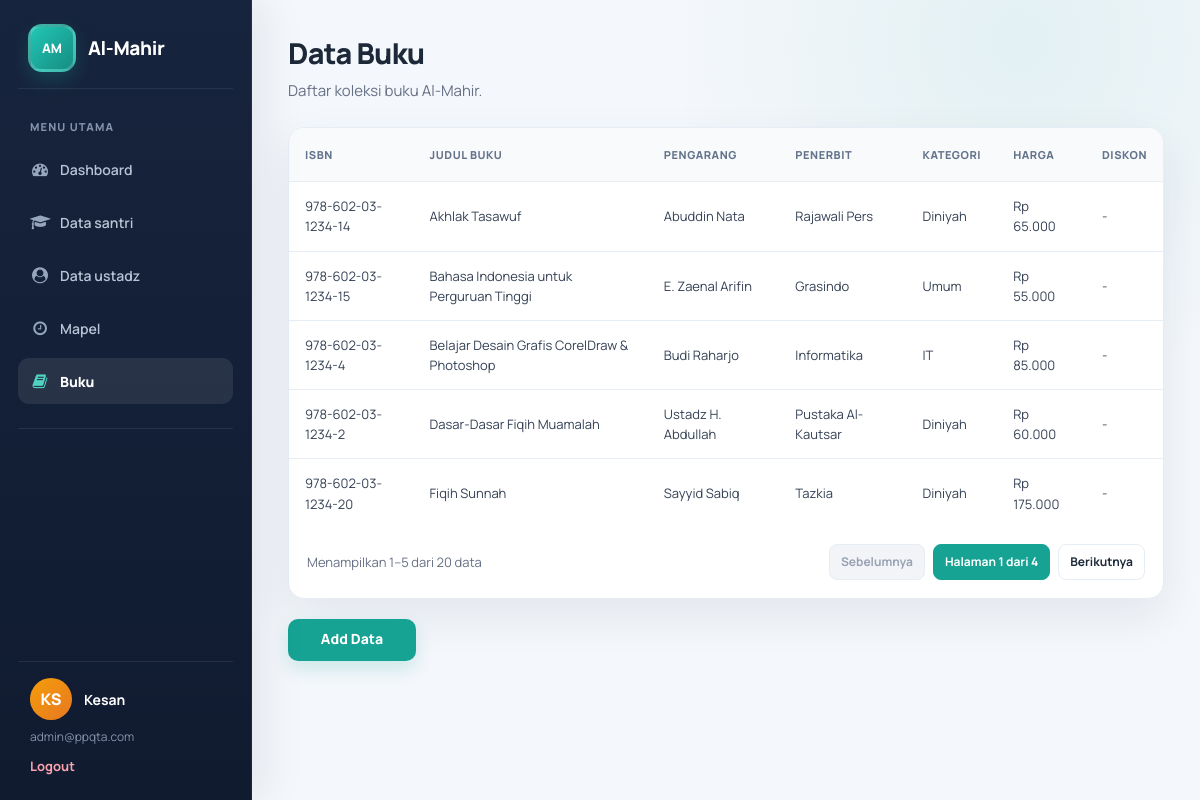
The app's page /data_buku.php with its own data.
### tables this page shows
CREATE TABLE `tb_buku` (
  `isbn` varchar(20) NOT NULL,
  `judul_buku` varchar(100) NOT NULL,
  `pengarang` varchar(255) NOT NULL,
  `penerbit` varchar(100) NOT NULL,
  `kategori` varchar(80) NOT NULL,
  `harga` int(11) NOT NULL,
  `diskon` int(50) DEFAULT NULL
);

### data_buku.php (the view, shortened to what this page needs)
<?php
$rowsPerPage = 5;
$pageInput = $_GET['page'] ?? 1;
$requestedPage = is_scalar($pageInput) ? filter_var((string) $pageInput, FILTER_VALIDATE_INT) : false;
$currentPage = $requestedPage !== false && $requestedPage > 0 ? $requestedPage : 1;
$databaseError = false;
$bukuResult = false;
$totalRows = 0;
$totalPages = 1;
try {
  require_once __DIR__ . '/koneksi.php';
  $countResult = $conn->query('SELECT COUNT(*) AS total FROM tb_buku');
  $totalRows = (int) $countResult->fetch_assoc()['total'];
  $totalPages = max(1, (int) ceil($totalRows / $rowsPerPage));
  $currentPage = min($currentPage, $totalPages);
  $offset = ($currentPage - 1) * $rowsPerPage;
  $statement = $conn->prepare('SELECT isbn, judul_buku, pengarang, penerbit, kategori, harga, diskon FROM tb_buku ORDER BY judul_buku ASC LIMIT ? OFFSET ?');
  $statement->bind_param('ii', $rowsPerPage, $offset);
  $statement->execute();
  $bukuResult = $statement->get_result();
} catch (mysqli_sql_exception $e) { error_log('Gagal mengambil data buku: ' . $e->getMessage()); $databaseError = true; }
?>
<!DOCTYPE html>
<html lang="id"><head><link rel="stylesheet" href="https://cdnjs.cloudflare.com/ajax/libs/font-awesome/4.7.0/css/font-awesome.min.css"><link rel="stylesheet" href="style.css"></head>
<body><div class="content">
<aside>
  <div class="bungkus-logo"><div class="logo-brand">AM</div><div class="logo-text">Al-Mahir</div></div>
  <div class="sidebar-nav"><span>MENU UTAMA</span>
    <div><i class="fa fa-tachometer"></i><a href="index.php">Dashboard</a></div>
    <div><i class="fa fa-graduation-cap"></i><a href="data_santri.php">Data santri</a></div>
    <div><i class="fa fa-user-circle"></i><a href="data_ustad.php">Data ustadz</a></div>
    <div><i class="fa fa-clock-o"></i><a href="data_mapel.php">Mapel</a></div>
    <div><i class="fa fa-book"></i><a href="data_buku.php" class="menu-item active">Buku</a></div>
  </div><hr>
  <div class="sidebar-footer">
    <div class="profile"><div class="user-avatar">KS</div><div class="user-info"><h5>Kesan</h5></div></div>
    <p>admin@ppqta.com</p>
    <a href="#" class="logout-btn">Logout</a>
  </div>
</aside>
<main class="main-content"><h1>Data Buku</h1><p>Daftar koleksi buku Al-Mahir.</p>
<section class="section">
<?php if ($databaseError): ?><p class="database-error" role="alert">Data buku gagal dimuat. Periksa koneksi dan tabel tb_buku.</p>
<?php else: ?>
<table class="tabel"><thead class="sub"><tr><th>ISBN</th><th>Judul Buku</th><th>Pengarang</th><th>Penerbit</th><th>Kategori</th><th>Harga</th><th>Diskon</th></tr></thead><tbody>
<?php if (!$bukuResult->num_rows): ?><tr><td colspan="7">Belum ada data buku.</td></tr>
<?php else: while ($buku = $bukuResult->fetch_assoc()): ?>
<tr>
<td><?= htmlspecialchars((string) $buku['isbn'], ENT_QUOTES, 'UTF-8') ?></td>
<td><?= htmlspecialchars($buku['judul_buku'], ENT_QUOTES, 'UTF-8') ?></td>
<td><?= htmlspecialchars($buku['pengarang'], ENT_QUOTES, 'UTF-8') ?></td>
<td><?= htmlspecialchars($buku['penerbit'], ENT_QUOTES, 'UTF-8') ?></td>
<td><?= htmlspecialchars($buku['kategori'], ENT_QUOTES, 'UTF-8') ?></td>
<td>Rp <?= number_format((int) $buku['harga'], 0, ',', '.') ?></td>
<td><?= $buku['diskon'] === null ? '-' : (int) $buku['diskon'] . '%' ?></td>
</tr>
<?php endwhile; endif; ?>
</tbody></table>
<?php if ($totalRows > 0): ?><nav class="pagination" aria-label="Navigasi halaman data buku">
<span class="pagination-summary">Menampilkan <?= $offset + 1 ?>–<?= min($offset + $rowsPerPage, $totalRows) ?> dari <?= $totalRows ?> data</span>
<div class="pagination-controls">
<?php if ($currentPage > 1): ?><a href="?page=<?= $currentPage - 1 ?>">Sebelumnya</a><?php else: ?><span class="disabled">Sebelumnya</span><?php endif; ?>
<span class="pagination-current">Halaman <?= $currentPage ?> dari <?= $totalPages ?></span>
<?php if ($currentPage < $totalPages): ?><a href="?page=<?= $currentPage + 1 ?>">Berikutnya</a><?php else: ?><span class="disabled">Berikutnya</span><?php endif; ?>
</div></nav><?php endif; ?>
<?php endif; ?></section><a href="input_buku.php" class="btn-add">Add Data</a>
</main></div></body></html>

### records on screen
tb_buku: isbn "978-602-03-1234-14", judul_buku "Akhlak Tasawuf", pengarang "Abuddin Nata", penerbit "Rajawali Pers", kategori "Diniyah", harga "65.000"
tb_buku: isbn "978-602-03-1234-15", judul_buku "Bahasa Indonesia untuk Perguruan Tinggi", pengarang "E. Zaenal Arifin", penerbit "Grasindo", kategori "Umum", harga "55.000"
tb_buku: isbn "978-602-03-1234-4", judul_buku "Belajar Desain Grafis CorelDraw & Photoshop", pengarang "Budi Raharjo", penerbit "Informatika", kategori "IT", harga "85.000"
tb_buku: isbn "978-602-03-1234-2", judul_buku "Dasar-Dasar Fiqih Muamalah", pengarang "Ustadz H. Abdullah", penerbit "Pustaka Al-Kautsar", kategori "Diniyah", harga "60.000"
tb_buku: isbn "978-602-03-1234-20", judul_buku "Fiqih Sunnah", pengarang "Sayyid Sabiq", penerbit "Tazkia", kategori "Diniyah", harga "175.000"

### other values on screen
$offset + 1 "1"
min($offset + $rowsPerPage, $totalRows) "5"
$totalRows "20"
$currentPage "1"
$totalPages "4"
